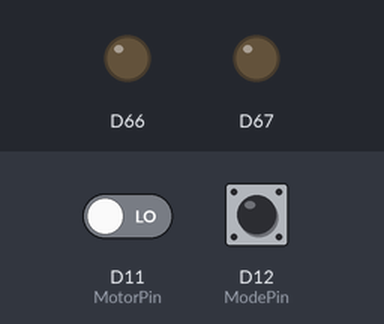
A sketch run on a simulated Arduino Due. On the bench: output pins drawn as LEDs (lit = HIGH). The inputs (shaded band) are chosen by the test bench; at power-on: D12 (ModePin) LOW, D11 (MotorPin) LOW. Pins used as bus, display or sensor lines are not drawn; what the sketch prints to the serial monitor is not drawn.

Above: at 1.2 s.
1.3 s: D12 (ModePin) pulled HIGH for 0.15 s
At 1.91 s:
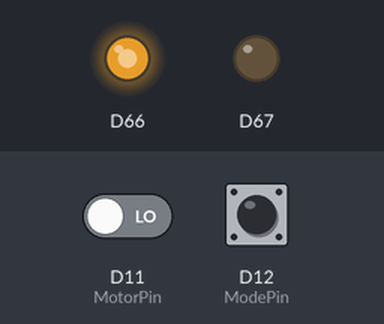
4.3 s: D11 (MotorPin) driven HIGH
At 4.92 s:
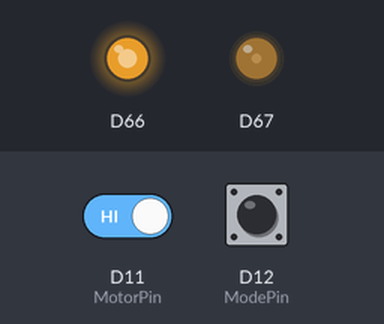
7.3 s: D12 (ModePin) pulled HIGH for 1 s
At 8.4 s:
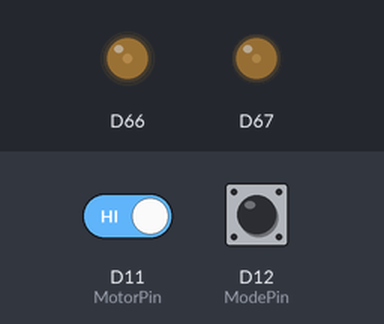
Timing chart, 0 to 10.3 s (numbered marks = the images above; inputs shaded):
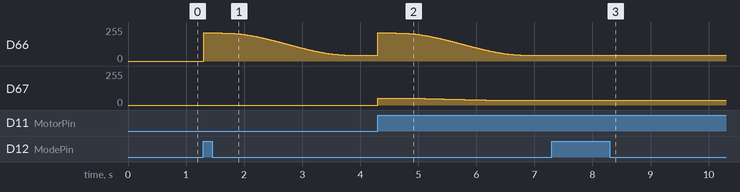

Measured:
- after the input at 4.3 s, D67: 0/255 → 50/255 at once, → 49/255 0.65 s later, → 48/255 0.15 s later, → 47/255 0.12 s later, … (17 changes in this stretch)
- after the input at 7.3 s, D66: stops changing and stays 42/255; D67: stops changing and stays 34/255

The sketch:

SigGenerator.ino
```cpp
int MotorPin = 11; // motor on/off pin (latch)
int ModePin = 12; //mode on/off pin (toggle)
int PowerPin = 13; //pin for high

unsigned int Aout0,Aout1;
unsigned int dt,n,m,t;
float f,v,u; //sine freq
unsigned int min0,max0,min1,max1;
bool mode,motor,mpin,flag;

void setup() {
  Serial.begin(57600);

  analogWriteResolution(12);

  pinMode(MotorPin, INPUT);
  pinMode(ModePin, INPUT);
  pinMode(PowerPin, OUTPUT);
  digitalWrite(PowerPin,1);

  min0=(.5/3)*4096;
  max0=(2.5/3)*4096;
  min1=(.4/3)*4096;
  max1=(.6/3)*4096;

  n=0;
  m=0;
  dt=500; //us between samples
  mode=false;
  motor=true;
  flag=false;
  Serial.print("motor: ");
  Serial.println(digitalRead(MotorPin));
  Serial.print("mode: ");
  Serial.println(digitalRead(ModePin));
  Serial.print("Starting loop!\n");
  f=0.25;
}

void loop() {

  t=micros();

  //read toggle switch
  if(digitalRead(ModePin)==1 and flag==false)
  {
    mode=!mode; //toggle mode
//    Serial.print("mode: ");
//    Serial.println(mode);
    flag=true;
  }
  else if(digitalRead(ModePin)==0 and flag==true)
  {
    flag=false;
  }

  v=cos(2*PI*f*dt/1000000*n)/2+0.5;
  u=cos(2*PI*f*dt/1000000*m)/2+0.5;
  Aout0=int(v*(max0-min0)+min0);
  Aout1=int(u*(max1-min1)+min1);
  mpin=digitalRead(MotorPin);
  if(!motor and mpin) //turn on motor
  {
    motor=true;
    n=m; //to avoid motor jerks
//    Serial.print("motor: ");
//    Serial.println(motor);
  }
  if(motor and !mpin) //motor off
  {
    motor=false;
//    Serial.print("motor: ");
//    Serial.println(motor);
  }

  //wait timestep
  while((micros()-t)<dt);

  if(mode)
  {
    analogWrite(DAC0,Aout0);
    Serial.println(Aout1);
    if(motor)
    {
      analogWrite(DAC1,Aout1);
      m++;
    }
    n++;
  }

}
```
